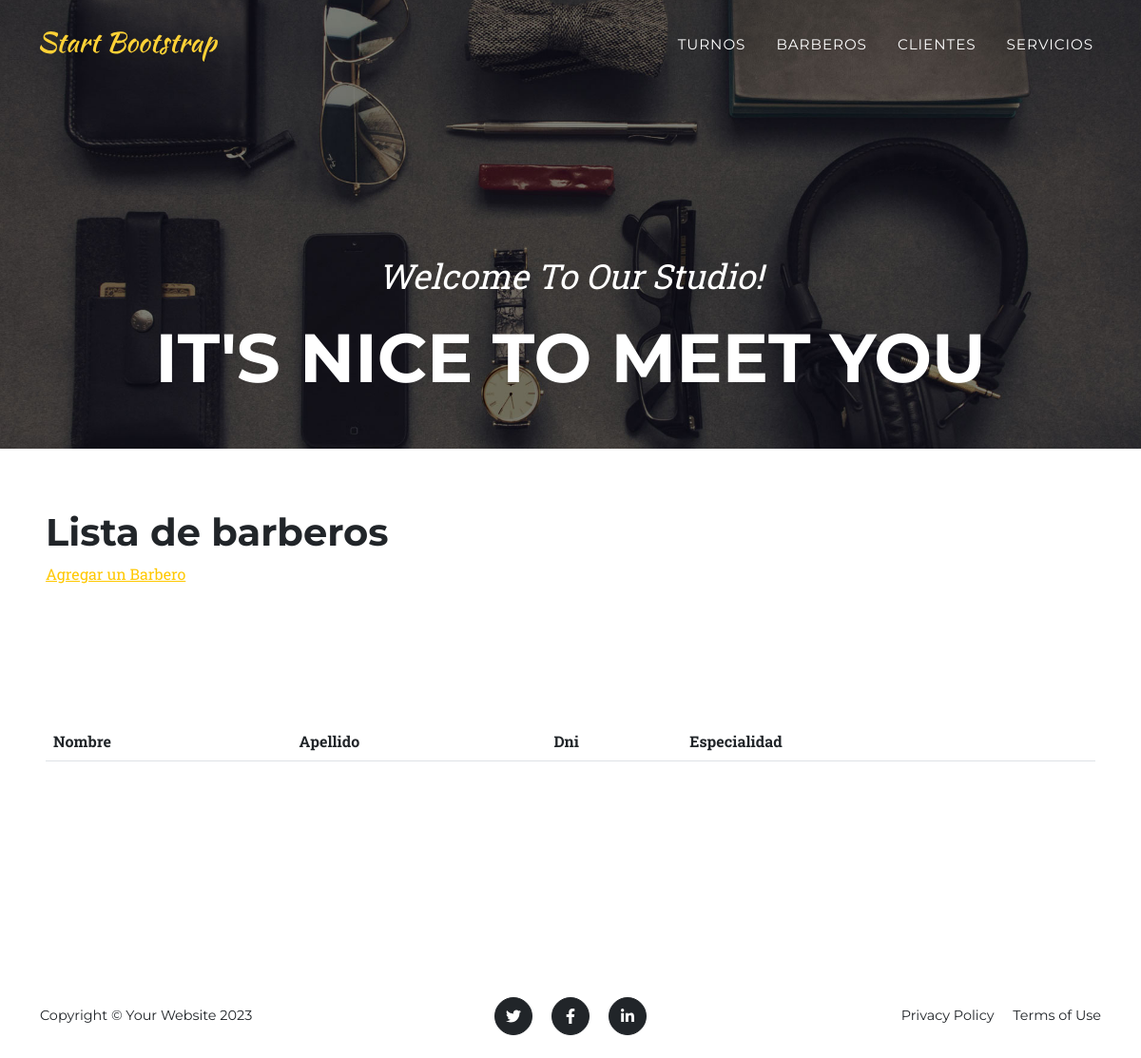
The app's page /barber/barberos/, older data.
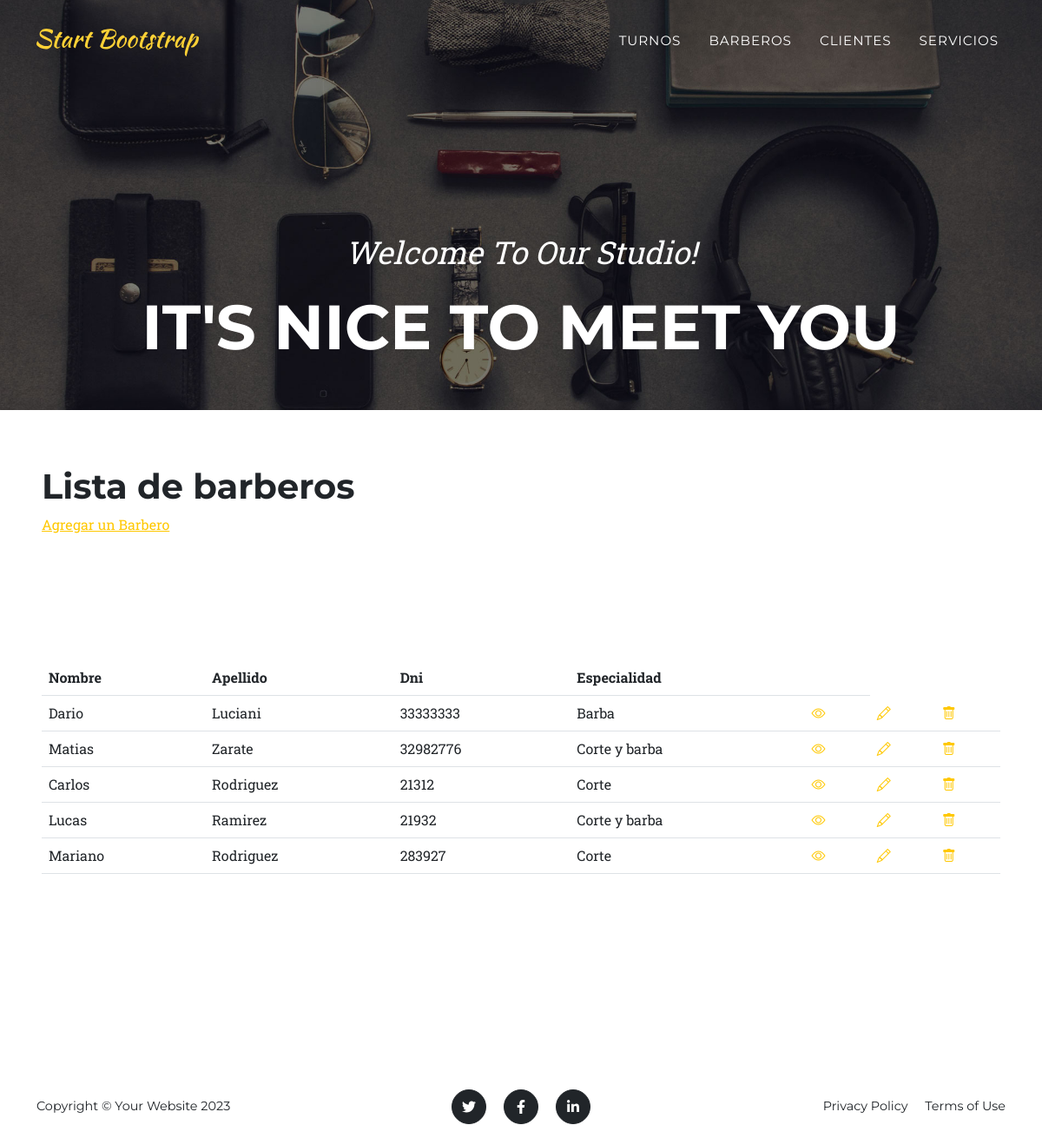
The same page, newer data.
### AppPreentrega/models.py (models this page shows, shortened)
class Barbero(models.Model):
    nombre          = models.CharField(max_length=64)
    apellido        = models.CharField(max_length=64)
    dni             = models.CharField(max_length=32)
    especialidad    = models.CharField(max_length=256)

### AppPreentrega/views.py (the view)
# urls.py: path('barberos/', BarberoListView.as_view() , name='lista_barberos'),
class BarberoListView(ListView):
    model           = Barbero
    template_name   = 'lista_barberos.html'

### AppPreentrega/templates/lista_barberos.html
{% extends "base.html" %}
{% block contenido %}
<h1>Lista de barberos</h1>
<a href="{% url 'crear_barbero'%}">Agregar un Barbero</a>
<section>
    <div>
        <table class="table">
            <tbody>
                <tr>
                    <th>Nombre</th>
                    <th>Apellido</th>
                    <th>Dni</th>
                    <th>Especialidad</th>
                    <td></td>
                </tr>
                {% for profesional in object_list %}
                <tr>
                    <td>{{ profesional.nombre }}        </td>
                    <td>{{ profesional.apellido }}      </td>
                    <td>{{ profesional.dni }}           </td>
                    <td>{{ profesional.especialidad }}  </td>
                    <td>
                        <a href="{% url 'ver_barbero' profesional.id %}">
                            <i class="bi bi-eye"></i>
                        </a>
                    </td>
                    <td>
                        <a href="{% url 'modificar_barbero' profesional.id %}">
                            <i class="bi bi-pencil"></i>
                        </a>
                    </td>
                    <td>
                        <a href="{% url 'eliminar_barbero' profesional.id %}">
                            <i class="bi bi-trash"></i>
                        </a>
                    </td>
                </tr>
                {% endfor %}
            </tbody>
        </table>
    </div>
</section>
{% endblock contenido %}

### AppPreentrega/templates/base.html (shortened to what this page needs)
{% load static %}
<!DOCTYPE html>
<html lang="en">
    <head>
        <link href="https://cdn.jsdelivr.net/npm/bootstrap-icons@1.5.0/font/bootstrap-icons.css" rel="stylesheet" />
        <link href="{% static 'css/styles.css' %}" rel="stylesheet" />
    </head>
    <body id="page-top">
        <nav class="navbar navbar-expand-lg navbar-dark fixed-top" id="mainNav">
            <div class="container">
                <a class="navbar-brand" href="#page-top"><img src="{% static 'assets/img/navbar-logo.svg' %}" alt="..." /></a>
                <div class="collapse navbar-collapse" id="navbarResponsive">
                    <ul class="navbar-nav text-uppercase ms-auto py-4 py-lg-0">
                        <li class="nav-item"><a class="nav-link" href="{% url 'turnos' %}">Turnos</a></li>
                        <li class="nav-item"><a class="nav-link" href="{% url 'lista_barberos' %}">Barberos</a></li>
                        <li class="nav-item"><a class="nav-link" href="{% url 'clientes' %}">Clientes</a></li>
                        <li class="nav-item"><a class="nav-link" href="{% url 'servicios' %}">Servicios</a></li>
                    </ul>
                </div>
            </div>
        </nav>
        <header class="masthead">
            <div class="container">
                <div class="masthead-subheading">Welcome To Our Studio!</div>
                <div class="masthead-heading text-uppercase">It's Nice To Meet You</div>
            </div>
        </header>
        <section style="padding:4rem 3rem;">
            {% block contenido %}
            {% endblock contenido %}
        </section>
        <footer class="footer py-4">
            <div class="container">
                <div class="row align-items-center">
                    <div class="col-lg-4 text-lg-start">Copyright &copy; Your Website 2023</div>
                    <div class="col-lg-4 my-3 my-lg-0">
                        <a class="btn btn-dark btn-social mx-2" href="#!" aria-label="Twitter"><i class="fab fa-twitter"></i></a>
                        <a class="btn btn-dark btn-social mx-2" href="#!" aria-label="Facebook"><i class="fab fa-facebook-f"></i></a>
                        <a class="btn btn-dark btn-social mx-2" href="#!" aria-label="LinkedIn"><i class="fab fa-linkedin-in"></i></a>
                    </div>
                    <div class="col-lg-4 text-lg-end">
                        <a class="link-dark text-decoration-none me-3" href="#!">Privacy Policy</a>
                        <a class="link-dark text-decoration-none" href="#!">Terms of Use</a>
                    </div>
                </div>
            </div>
        </footer>
    </body>
</html>

Row changes from the older to the newer data that the page shows:
added Barbero: nombre "Dario", apellido "Luciani", dni "33333333", especialidad "Barba"
added Barbero: nombre "Matias", apellido "Zarate", dni "32982776", especialidad "Corte y barba"
added Barbero: nombre "Carlos", apellido "Rodriguez", dni "21312", especialidad "Corte"
added Barbero: nombre "Lucas", apellido "Ramirez", dni "21932", especialidad "Corte y barba"
added Barbero: nombre "Mariano", apellido "Rodriguez", dni "283927", especialidad "Corte"
